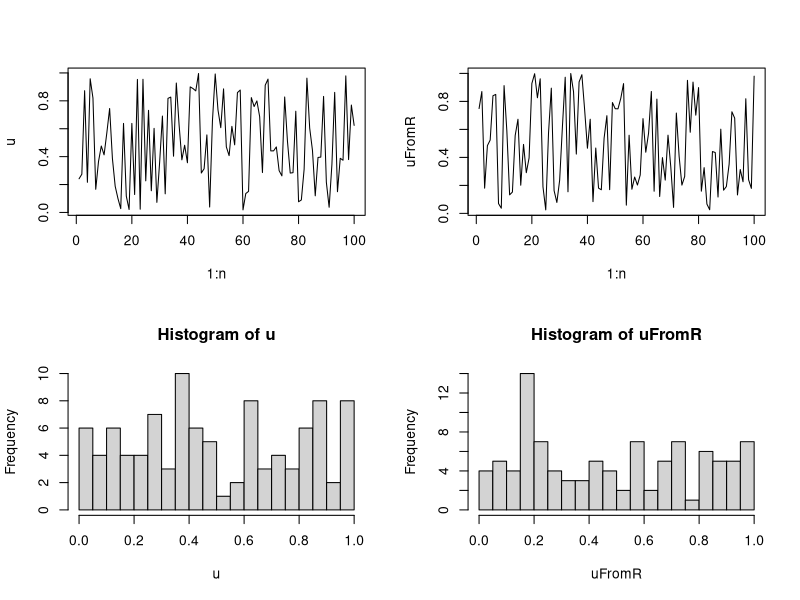

This chart was generated by the following R code: (Note: this script raises an error after producing the figure.)
################################################################
### Demo code for Unit 10 of Stat243, "Simulation"
### Chris Paciorek, October 2017
################################################################

#########################################
# 4: Random number generation
#########################################

### 4.1 Generating random uniforms on a computer

## @knitr linear-cong

n <- 100
a <- 171
m <- 30269
u <- rep(NA, n) 
u[1] <- 7306 
for(i in 2:n)
  u[i] <- (a * u[i-1]) %% m 
u <- u/m
uFromR <- runif(n) 
par(mfrow = c(2,2)) 
plot(1:n, u, type = 'l') 
plot(1:n, uFromR, type = 'l') 
hist(u, nclass = 25) 
hist(uFromR, nclass = 25)

## @knitr Wichmann

RNGkind("Wichmann-Hill")
set.seed(1)
saveSeed <- .Random.seed
uFromR <- runif(10)
a <- c(171, 172, 170)
m <- c(30269, 30307, 30323)
xyz <- matrix(NA, nr = 10, nc = 3)
xyz[1, ] <- (a * saveSeed[2:4]) %% m
for( i in 2:10)
	xyz[i, ] <- (a * xyz[i-1, ]) %% m
for(i in 1:10)
	print(c(uFromR[i],sum(xyz[i, ]/m)%%1))
## we should be able to recover the current value of the seed
xyz[10, ]
.Random.seed[2:4]

## @knitr blank

### 4.3 RNG in R 

## @knitr seed

set.seed(1)
rnorm(10)
set.seed(1)
rnorm(10)

## @knitr seed-save

set.seed(1)
rnorm(5)
savedSeed <- .Random.seed
tmp <- sample(1:50, 2000, replace = TRUE)
.Random.seed <- savedSeed
rnorm(5)

## @knitr seed-restore

f <- function(args) {
  oldseed <- .Random.seed
  ## other code 
  .Random.seed <<- oldseed # note global assignment!
}


###################################
# 5: Generating random variables
###################################

### 5.1 Multivariate distributions

## @knitr mvnorm

U <- chol(covMat)
crossprod(U, rnorm(nrow(covMat)))

## @knitr blank

### 5.3 Rejection sampling

## generating efficiently from a truncated normal

## suppose we want to generate from X ~ N(1, 2^2) I(x > 4)

mu <- 1; sd <- 2
tau <- 4 # truncation point
samps <- rnorm(10000, mu, sd)
samps <- samps[samps > tau]
length(samps)/10000  # around 640 of 10000
hist(samps)


tauStd <- (tau - mu)/sd  # put trunc. pt on standardized scale
lamStar <- (tauStd + sqrt(tauStd^2+4))/2 # rate of exponential
c <- (1/lamStar)*exp(lamStar^2/2 - lamStar*tauStd)/(sqrt(2*pi)*(1-pnorm(tauStd)))

y <- rexp(2000, rate = lamStar) + tauStd  # + tauStd does the shifting of the exponential
u <- runif(2000)
samps2 <- mu + sd * y[u <= exp(-(y-lamStar)^2/2)]  # mu + sd part reverses the standardization
length(samps2)/2000 # empirical acceptance rate
1/c  # theoretical acceptance rate

## plots here are done on the standardized scale for simplicity
par(mfrow = c(1,3))
plot(y, u)
points(y[u <= exp(-(y-lamStar)^2/2)], u[u <= exp(-(y-lamStar)^2/2)], col = 'red')  # we accept red points and reject black

## this shows f(x) and c*g(x) on the standardized scale
yvals <- seq(tauStd, 5, len = 100)
plot(yvals, c*dexp(yvals - tauStd, rate = lamStar), type = 'l')
lines(yvals, dnorm(yvals)/(1-pnorm(tauStd)), col = 'red')
## exp is a nice envelope

yvals <- seq(5, 10, len = 100)
plot(yvals, c*dexp(yvals - tauStd, rate = lamStar), type = 'l')
lines(yvals, dnorm(yvals)/(1-pnorm(tauStd)), col = 'red')
## in tail, exp is much fatter than normal, but few proposals are in tail anyway


### 5.5 Importance sampling


## suppose we want to estimate P(X < -3) for a Cauchy (this is of interest in the case where we don't have the CDF in closed form)
## instead of drawing from a standard Cauchy, let's draw from a Cauchy shifted to be centered at -5

## write out the code below for a single estimate

m <- 1000 # number of samples for each estimator
## standard MC estimator
set.seed(1)
y <- rt(m, df = 1)
## samples for importance sampler
set.seed(1)
x <- rt(m, df = 1) - 5  # i.e sample from g(x) being a Cauchy centered at -5
f <- dt(x, df = 1)  # density of x under f
g <- dt(x + 5, df = 1)  # density of x under g (density of x under a Cauchy centered at -5 is the same as density of x+5 under Cauchy centered at 0)
w <- f/g  # weights

stdEst <- mean(y < (-3))
isEst <- mean((x < (-3))*w) # i.e. (1/m)*sum((x < (-3))*w)

## now let's do a small simulation study of the estimator

nSims <- 100

m <- 1000 # number of samples for each estimator

isEst <- stdEst <- varIS <- varStd <- rep(NA, nSims)
set.seed(1)
for(i in 1:nSims){  # a small simulation study of the approach with m = 1000
  ## note this could be done w/out looping if I were trying to be efficient

  ## samples for MC estimator

  y <- rt(m, df = 1)

  ## samples for importance sampler
  set.seed(1)
  x <- rt(m, df = 1) - 5  # i.e sample from g(x) being a Cauchy centered at -5
  f <- dt(x, df = 1)  # density of x under f
  g <- dt(x + 5, df = 1)  # density of x under g (density of x under a Cauchy centered at -5 is the same as density of x+5 under Cauchy centered at 0)
  w <- f/g  # weights
  
  isEst[i] <- mean((x < (-3))*w)
  stdEst[i] <- mean(y < (-3))
}

mean((isEst - pt(-3, df = 1))^2)  # variance of IS estimator based on entire sim study
mean((stdEst - pt(-3, df = 1))^2)  # variance of standard MC estimator based on entire sim study
## order of magnitude gain in efficiency



############################################
# 4: Design of simulation studies
############################################

# 4.2 Overview

## @knitr tvsnormal

devs <- rnorm(100)
tdevs <- qt(pnorm(devs), df = 1)
plot(devs, tdevs)
abline(0,1)

## @knitr blank

##############################################
# 5: Implementation of simulation studies
##############################################

## @knitr expand.grid

require(fields)
thetaLevels <- c("low", "med", "hi")
n <- c(10, 100, 1000)
tVsNorm <- c("t", "norm")
levels <- expand.grid(thetaLevels, tVsNorm, n)
## example of replicate() -- generate m sets correlated normals
set.seed(1)
genFun <- function(n, theta = 1){
	u <- rnorm(n)
	x <- runif(n)
	Cov <- exp(-rdist(x)/theta)
	U <- chol(Cov)
	return(cbind(x,crossprod(U, u)))
}
m <- 20
simData <- replicate(m, genFun(100, 1))
dim(simData) # 100 observations by {x, y} values by 20 replicates
